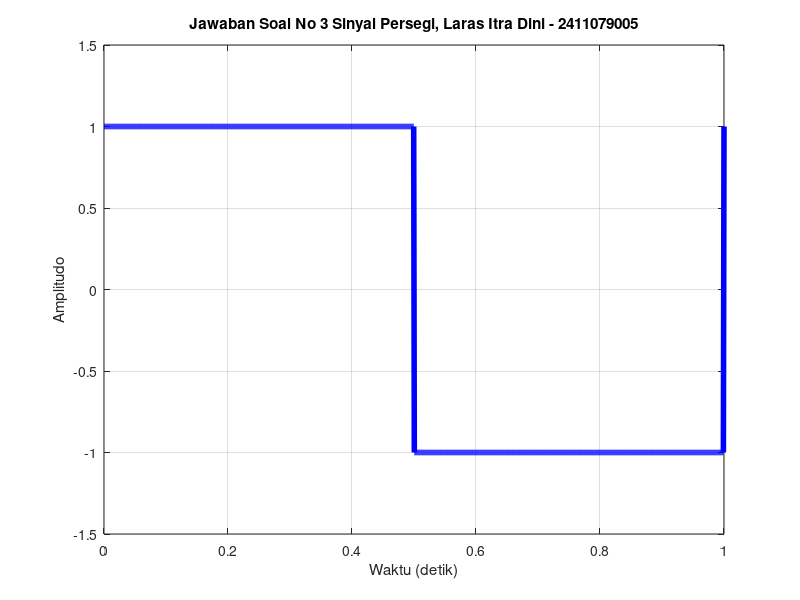

MATLAB code for this plot:
% Parameter sinyal
f = 1;             % Frekuensi (Hz)
A = 1;             % Amplitudo puncak (Volt)
T = 1;             % Periode (detik)
t = linspace(0, T, 1000); % Waktu (1000 titik antara 0 dan T)

% Persamaan sinyal sinus
v = A * square(2 * pi * f * t);

% Plot sinyal
figure;
plot(t, v, 'b', 'LineWidth', 4);
grid on;
title('Jawaban Soal No 3 Sinyal Persegi, Laras Itra Dini - 2411079005');
xlabel('Waktu (detik)');
ylabel('Amplitudo');

% Menentukan rentang sumbu Y antara -1.5 V hingga 1.5 V
axis([0 T -1.5 1.5]);

